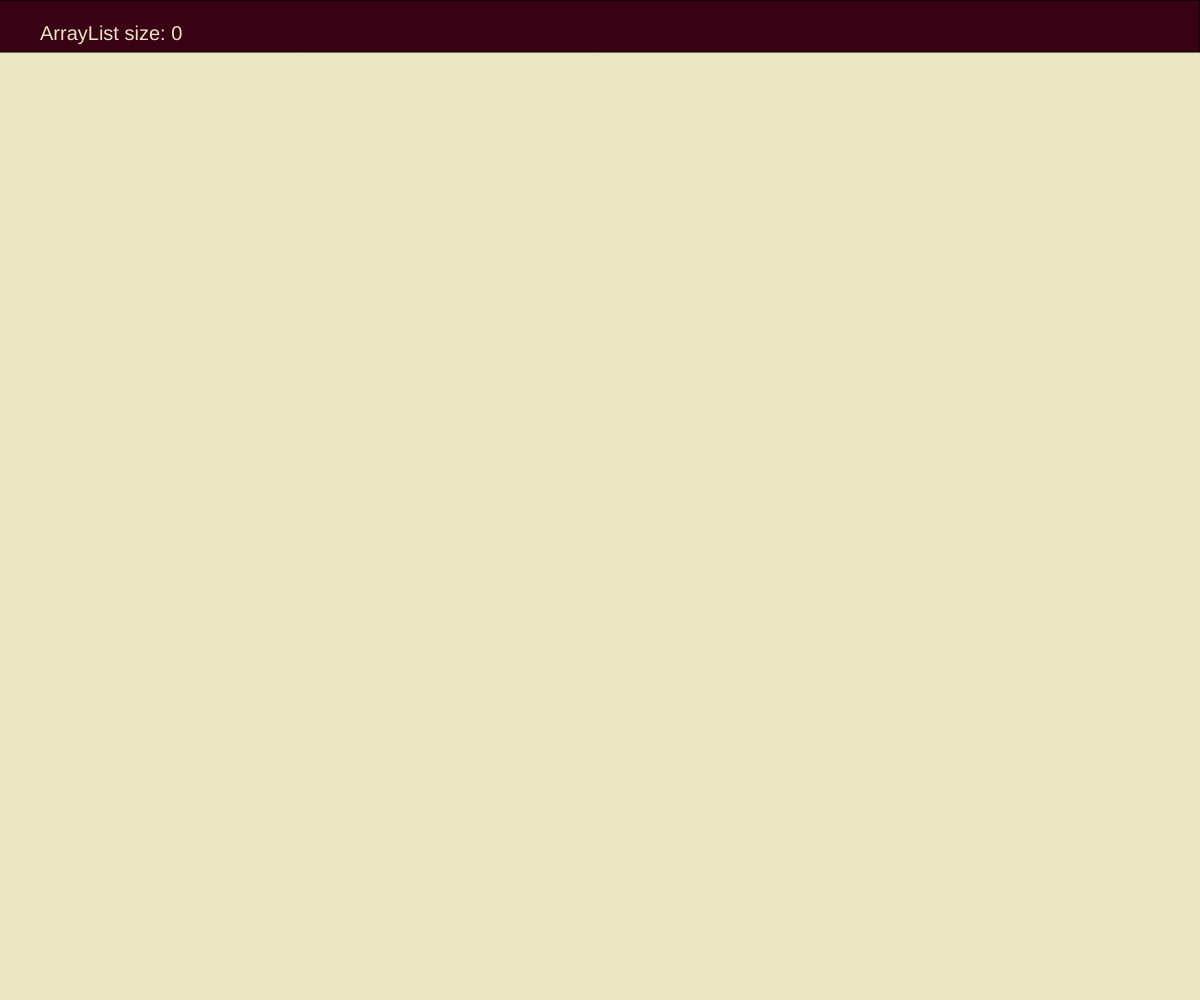
Frame 1 (no input)
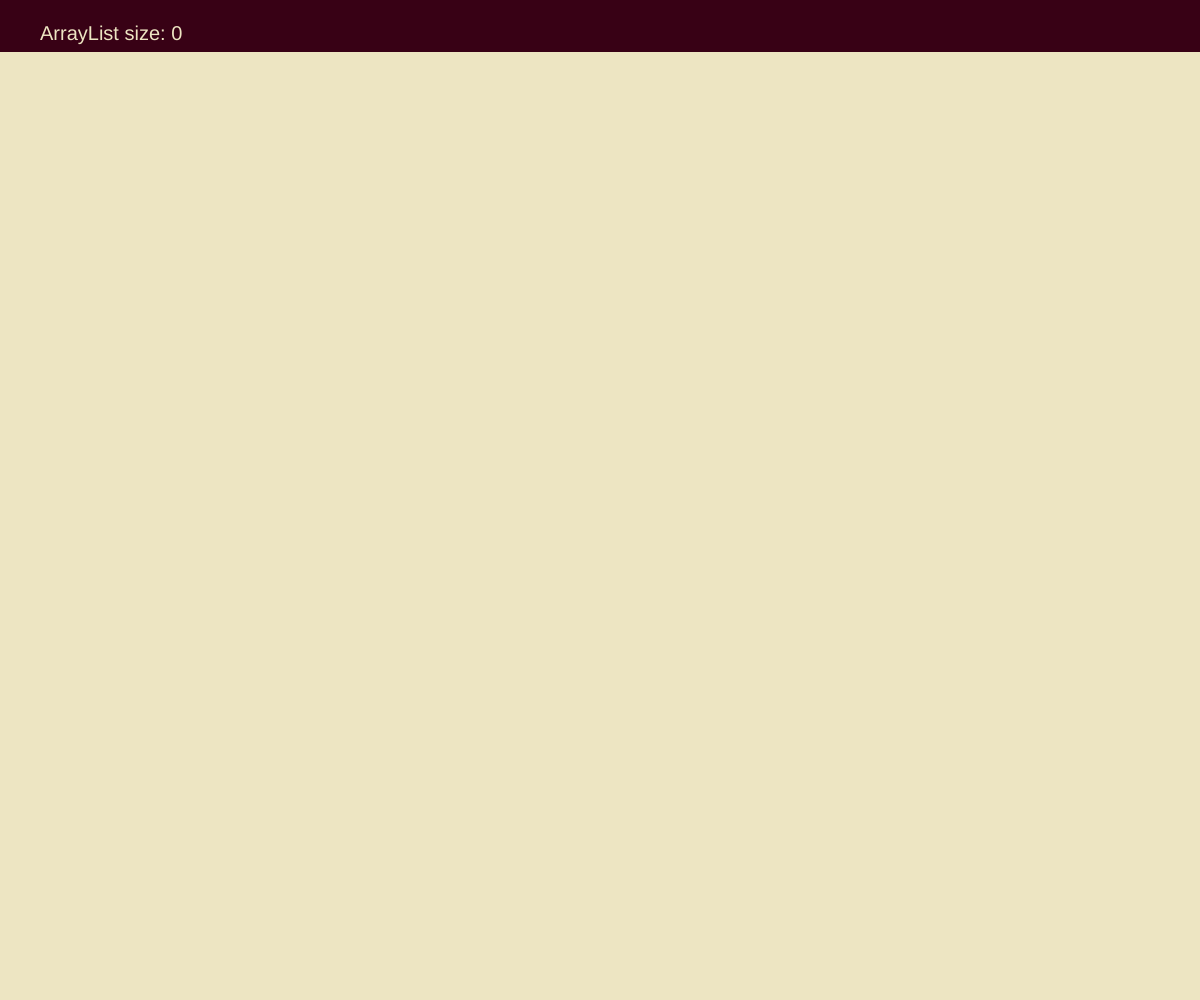
Frame 60 (no input)
Frame 120 (the mouse pressed at the canvas centre since frame 60): identical to frame 60, image omitted

The p5.js sketch that drew these frames (run headless with seeded random() and noise() and a simulated clock; from frame 60 on, the mouse is pressed at the canvas centre):

// p5.js sketch
// ── sketch.js
//https://p5js.org/examples/repetition-recursive-tree/
//AI이용
let angle;
let trees = [];
let inc = 0.01;

function setup() {
  createCanvas(windowWidth, windowHeight);
  colorMode(HSB);
  angleMode(DEGREES);
}

function draw() {
  // Starlight - #F0E7C2
  background(48, 18, 93);

  angle = (mouseX / width) * 90;
  angle = min(angle, 90);

  for (let i = trees.length - 1; i >= 0; i--) {
    let tree = trees[i];

    if (tree.y < -100) {
      trees.splice(i, 1);
      continue;
    }

    push();
    translate(tree.x, tree.y);
    drawTree(tree.height, tree.angleOffset);
    pop();
  }

  fill(338, 99, 22);
  rect(0, 0, windowWidth, 52);
  fill(48, 18, 93);
  noStroke();
  textSize(20);
  text(`ArrayList size: ${trees.length}`, 40, 40);

  describe(
    'A tree drawn by recursively drawing branches, with angle determined by the user mouse position. ArrayList size displayed in the top-left corner.'
  );
}

function drawTree(baseHeight, baseAngle) {
  stroke(338, 99, 22); // Wine - #3B0014
  line(0, 0, 0, -baseHeight);

  translate(0, -baseHeight);

  branch(baseHeight, 0);
}

function branch(h, level) {
  if (level == 0) {
    // Root level (first branch) - Leather
    stroke(10, 67, 57); // #954130
  } else if (level == 1) {
    // Level 1 branches - Vintage Gold
    stroke(33, 52, 71); // #B78C56
  } else if (level == 2) {
    // Level 2 branches - Irish Cream
    stroke(55, 16, 56); // #D4C9B4
  } else if (level == 3) {
    // Level 3 branches - Olive
    stroke(80, 29, 45); // #687451
  } else {
    // Level 4+ branches - Charleston Green
    stroke(160, 99, 15); // #00291C
  }

  h *= 0.66;

  if (h > 2) {
    push();
    rotate(angle);
    line(0, 0, 0, -h);
    translate(0, -h);
    branch(h, level + 1);
    pop();

    push();
    rotate(-angle);
    line(0, 0, 0, -h);
    translate(0, -h);
    branch(h, level + 1);
    pop();
  }
}

// Add a new tree to the ArrayList when dragging the mouse
function mouseDragged() {
  // Calculate initial tree parameters based on mouse position
  let initialHeight = random(80, 150); // Randomize base height of the tree
  let tree = {
    x: mouseX,
    y: mouseY,
    height: initialHeight,
    angleOffset: random(-10, 10), // Random angle offset for variation
  };

  // Add the new tree to the ArrayList
  trees.push(tree);
}
